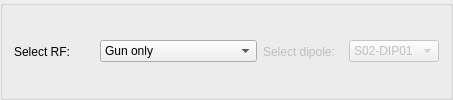
            <widget class="QGroupBox" name="groupBox_2">
             <property name="title">
              <string/>
             </property>
             <layout class="QHBoxLayout" name="horizontalLayout">
              <item>
               <widget class="QLabel" name="label_I_4">
                <property name="minimumSize">
                 <size>
                  <width>80</width>
                  <height>0</height>
                 </size>
                </property>
                <property name="text">
                 <string>Select RF:</string>
                </property>
               </widget>
              </item>
              <item>
               <widget class="QComboBox" name="comboBox_selectRF">
                <item>
                 <property name="text">
                  <string>Gun only</string>
                 </property>
                </item>
                <item>
                 <property name="text">
                  <string>Gun + Linac (gun fixed)</string>
                 </property>
                </item>
               </widget>
              </item>
              <item>
               <widget class="QLabel" name="label_I_3">
                <property name="enabled">
                 <bool>false</bool>
                </property>
                <property name="minimumSize">
                 <size>
                  <width>80</width>
                  <height>0</height>
                 </size>
                </property>
                <property name="font">
                 <font>
                  <strikeout>false</strikeout>
                 </font>
                </property>
                <property name="text">
                 <string>Select dipole:</string>
                </property>
               </widget>
              </item>
              <item>
               <widget class="QComboBox" name="comboBox_dipole">
                <property name="enabled">
                 <bool>false</bool>
                </property>
                <property name="font">
                 <font>
                  <strikeout>false</strikeout>
                 </font>
                </property>
                <item>
                 <property name="text">
                  <string>S02-DIP01</string>
                 </property>
                </item>
               </widget>
              </item>
             </layout>
            </widget>
